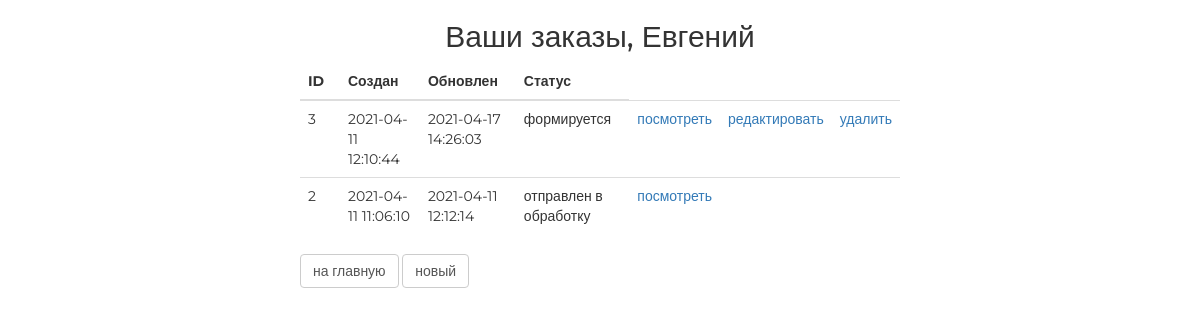
Screenshot of /order/ (signed in) with the database file from the repository.
### authapp/models.py (models this page shows, shortened)
class ShopUser(AbstractUser):
    avatar = models.ImageField(upload_to='users_avatars', blank=True)
    age = models.PositiveSmallIntegerField(verbose_name='возраст', default=18)
    activation_key = models.CharField(max_length=128, blank=True)
    activation_key_expires = models.DateTimeField(auto_now_add=True, blank=True, null=True)

### ordersapp/models.py (models this page shows, shortened)
class Order(models.Model):
    FORMING = 'FM'
    SENT_TO_PROCEED = 'STP'
    PROCEEDED = 'PRD'
    PAID = 'PD'
    READY = 'RDY'
    CANCEL = 'CNC'
    ORDER_STATUS_CHOICES = (
        (FORMING, 'формируется'),
        (SENT_TO_PROCEED, 'отправлен в обработку'),
        (PAID, 'оплачен'),
        (PROCEEDED, 'обрабатывается'),
        (READY, 'готов к выдаче'),
        (CANCEL, 'отменен'),
    )
    user = models.ForeignKey(settings.AUTH_USER_MODEL, on_delete=models.CASCADE)
    created = models.DateTimeField(verbose_name='создан', auto_now_add=True)
    updated = models.DateTimeField(verbose_name='изменён', auto_now=True)
    status = models.CharField(verbose_name='статус', max_length=3, choices=ORDER_STATUS_CHOICES, default=FORMING)
    is_active = models.BooleanField(verbose_name='активен', default=True)
    class Meta:
        ordering = ('-created',)
        verbose_name = 'заказ'
        verbose_name_plural = 'заказы'

### ordersapp/views.py (the view)
# urls.py: path('', ordersapp.OrderListView.as_view(), name='orders_list'),
class OrderListView(ListView):
    model = Order
    def get_queryset(self):
        return Order.objects.filter(user=self.request.user)

### mainapp/context_processors.py (called while the page is built)
def basket(request):
    print(f'context processor basket works')
    basket_list = []
    if request.user.is_authenticated:
        basket_list = Basket.objects.filter(user=request.user)
    return {
        'basket': basket_list
    }

### ordersapp/templates/ordersapp/order_list.html
{% extends 'ordersapp/base.html' %}
{% load static %}
{% block content %}
    <div class="h2 text-center head">
        Ваши заказы,
        {% if user.first_name %}
            {{ user.first_name|title }}
        {% else %}
            Пользователь
        {% endif %}
    </div>
    <table class="table orders_list">
        <thead>
        <tr>
            <th>ID</th>
            <th>Создан</th>
            <th>Обновлен</th>
            <th>Статус</th>
        </tr>
        </thead>
        <tbody>
        {% for item in object_list %}
            {% if item.is_active %}
                <tr>
                    <td class="td1 orders_list">{{ item.pk }}</td>
                    <td>{{ item.created|date:"Y-m-d H:i:s" }}</td>
                    <td>{{ item.updated|date:"Y-m-d H:i:s" }}</td>
                    <td>{{ item.get_status_display }}</td>
                    <td>
                        <a href="{% url 'ordersapp:orders_detail' item.pk %}">
                            посмотреть
                        </a>
                    </td>
                    <td>
                        {% if item.status == 'FM' %}
                            <a href="{% url 'ordersapp:orders_update' item.pk %}">
                                редактировать
                            </a>
                        {% endif %}
                    </td>
                    <td>
                        {% if item.status == 'FM' %}
                            <a href="{% url 'ordersapp:orders_delete' item.pk %}">
                                удалить
                            </a>
                        {% endif %}
                    </td>
                </tr>
            {% endif %}
        {% endfor %}
        </tbody>
    </table>
    <button class="btn btn-default btn-round">
        <a href="{% url 'main' %}">
            на главную
        </a>
    </button>
    <button class="btn btn-default btn-round">
        <a href="{% url 'ordersapp:orders_create' %}">
            новый
        </a>
    </button>
{% endblock %}

### static/css/style.css (style rules this page uses)
* { margin: 0; padding: 0; }
.order_container button a { text-decoration: none; color: #555; }
.table.orders_list { min-width: 600px; }
.td1.orders_list { width: 40px; }
body { font-family: 'Montserrat', sans-serif; }
html, body { height: 100%; }
table { width: 100%; }
td:first-child { width: 235px; }

### rows the page displays
ShopUser: first_name "Евгений"
Order: pk "3", created "2021-04-11 12:10:44", updated "2021-04-17 14:26:03", status "формируется", shows "редактировать", shows "удалить"
Order: pk "2", created "2021-04-11 11:06:10", updated "2021-04-11 12:12:14", status "отправлен в обработку"
